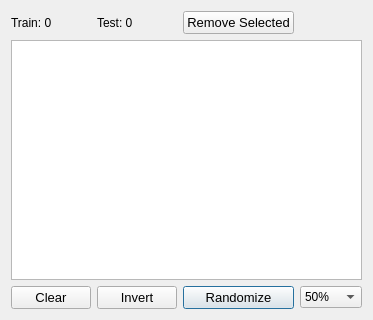
<?xml version="1.0" encoding="UTF-8"?>
<ui version="4.0">
 <class>ManualSelection</class>
 <widget class="QDialog" name="ManualSelection">
  <property name="geometry">
   <rect>
    <x>0</x>
    <y>0</y>
    <width>355</width>
    <height>320</height>
   </rect>
  </property>
  <property name="windowTitle">
   <string>Manual Selection of Training Samples</string>
  </property>
  <layout class="QGridLayout" name="gridLayout">
   <item row="1" column="0" colspan="4">
    <widget class="QListWidget" name="sampleList">
     <property name="selectionMode">
      <enum>QAbstractItemView::MultiSelection</enum>
     </property>
    </widget>
   </item>
   <item row="0" column="1">
    <widget class="QLabel" name="TestLabel">
     <property name="text">
      <string>Test: 0</string>
     </property>
    </widget>
   </item>
   <item row="0" column="0">
    <widget class="QLabel" name="TrainLabel">
     <property name="text">
      <string>Train: 0</string>
     </property>
    </widget>
   </item>
   <item row="2" column="2">
    <widget class="QPushButton" name="randomizeSelectionButton">
     <property name="sizePolicy">
      <sizepolicy hsizetype="Preferred" vsizetype="Fixed">
       <horstretch>0</horstretch>
       <verstretch>0</verstretch>
      </sizepolicy>
     </property>
     <property name="font">
      <font>
       <pointsize>10</pointsize>
      </font>
     </property>
     <property name="toolTip">
      <string>Randomly select samples</string>
     </property>
     <property name="text">
      <string>Randomize</string>
     </property>
     <property name="default">
      <bool>true</bool>
     </property>
    </widget>
   </item>
   <item row="2" column="3">
    <widget class="QComboBox" name="randomCombo">
     <property name="enabled">
      <bool>true</bool>
     </property>
     <property name="sizePolicy">
      <sizepolicy hsizetype="Fixed" vsizetype="Fixed">
       <horstretch>0</horstretch>
       <verstretch>0</verstretch>
      </sizepolicy>
     </property>
     <property name="maximumSize">
      <size>
       <width>70</width>
       <height>16777215</height>
      </size>
     </property>
     <property name="font">
      <font>
       <pointsize>9</pointsize>
      </font>
     </property>
     <property name="currentIndex">
      <number>4</number>
     </property>
     <item>
      <property name="text">
       <string>10%</string>
      </property>
     </item>
     <item>
      <property name="text">
       <string>20%</string>
      </property>
     </item>
     <item>
      <property name="text">
       <string>30%</string>
      </property>
     </item>
     <item>
      <property name="text">
       <string>40%</string>
      </property>
     </item>
     <item>
      <property name="text">
       <string>50%</string>
      </property>
     </item>
     <item>
      <property name="text">
       <string>60%</string>
      </property>
     </item>
     <item>
      <property name="text">
       <string>70%</string>
      </property>
     </item>
     <item>
      <property name="text">
       <string>80%</string>
      </property>
     </item>
     <item>
      <property name="text">
       <string>90%</string>
      </property>
     </item>
     <item>
      <property name="text">
       <string>100%</string>
      </property>
     </item>
    </widget>
   </item>
   <item row="2" column="1">
    <widget class="QPushButton" name="invertSelectionButton">
     <property name="font">
      <font>
       <pointsize>10</pointsize>
      </font>
     </property>
     <property name="text">
      <string>Invert</string>
     </property>
    </widget>
   </item>
   <item row="2" column="0">
    <widget class="QPushButton" name="clearSelectionButton">
     <property name="font">
      <font>
       <pointsize>10</pointsize>
      </font>
     </property>
     <property name="text">
      <string>Clear</string>
     </property>
    </widget>
   </item>
   <item row="0" column="2">
    <widget class="QPushButton" name="removeSampleButton">
     <property name="font">
      <font>
       <pointsize>10</pointsize>
      </font>
     </property>
     <property name="toolTip">
      <string>Remove selected samples from the canvas</string>
     </property>
     <property name="text">
      <string>Remove Selected</string>
     </property>
    </widget>
   </item>
  </layout>
 </widget>
 <resources/>
 <connections/>
</ui>
